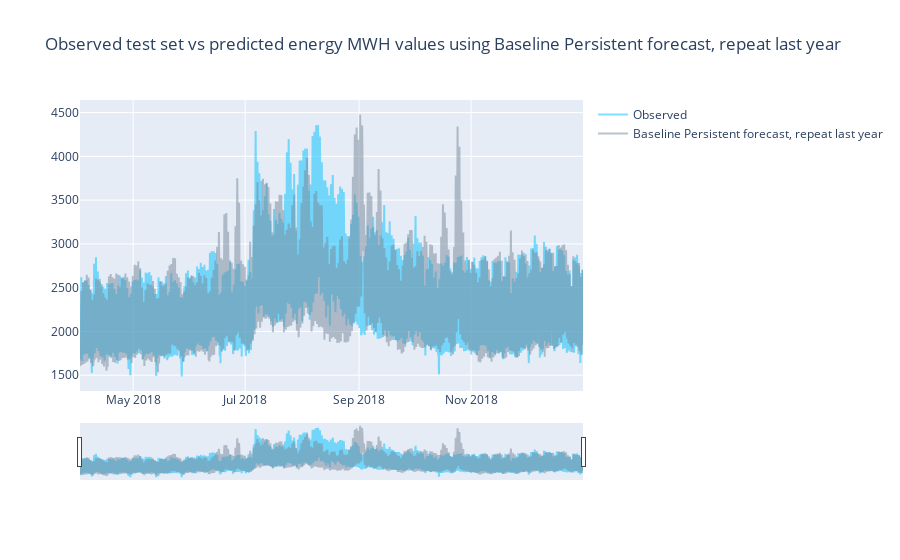

The notebook cell this image was saved under:
### Code cell
plot_ts_pred(y_test, sdge_lin.loc[X_test.index.shift(-8760, freq='H'), 'SDGE'].to_numpy(),
             model_name='Baseline Persistent forecast, repeat last year')

### Figure 1 — Plotly figure (JSON) as saved in the notebook; plotly's stock layout.template omitted (floating-point values rounded to 4 significant figures; data arrays with more than 128 entries replaced by an {"elided": "..."} marker saying what was removed)
{"data": [{"line": {"color": "deepskyblue"}, "name": "Observed", "opacity": 0.5, "type": "scatter", "x": {"elided": "6574 str values"}, "y": {"elided": "6574 float values"}}, {"line": {"color": "lightslategrey"}, "name": "Baseline Persistent forecast, repeat last year", "opacity": 0.5, "type": "scatter", "x": {"elided": "6574 str values"}, "y": {"elided": "6574 float values"}}], "layout": {"autosize": true, "title": {"text": "Observed test set vs predicted energy MWH values using Baseline Persistent forecast, repeat last year"}, "xaxis": {"autorange": true, "range": ["2018-04-02 02:00", "2018-12-31 23:00"], "rangeslider": {"autorange": true, "range": ["2018-04-02 02:00", "2018-12-31 23:00"], "visible": true, "yaxis": {"_template": null, "rangemode": "match"}}, "type": "date"}, "yaxis": {"autorange": true, "range": [1320.0, 4643.0], "type": "linear"}}}
